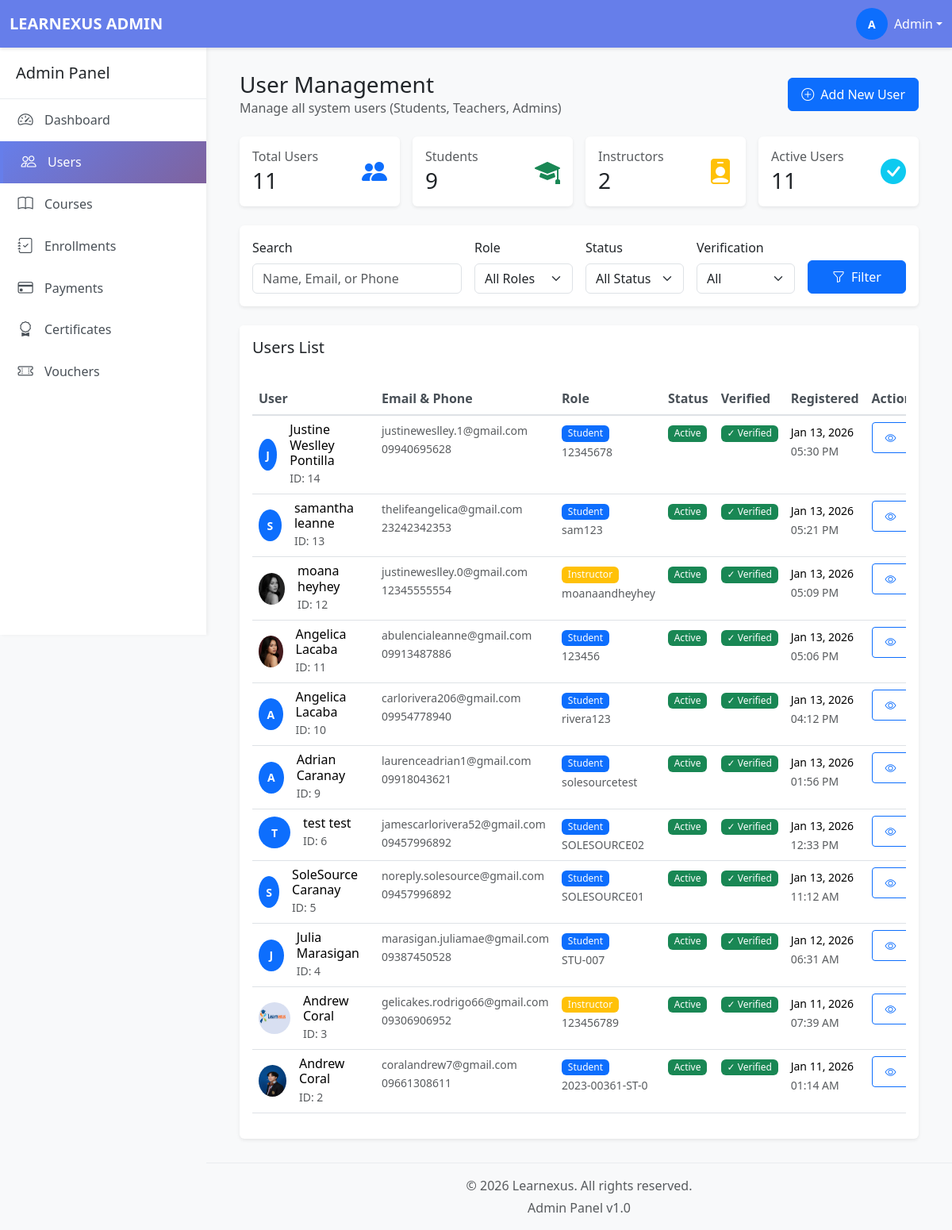
The app's page /admin/users.php (signed in), older data.
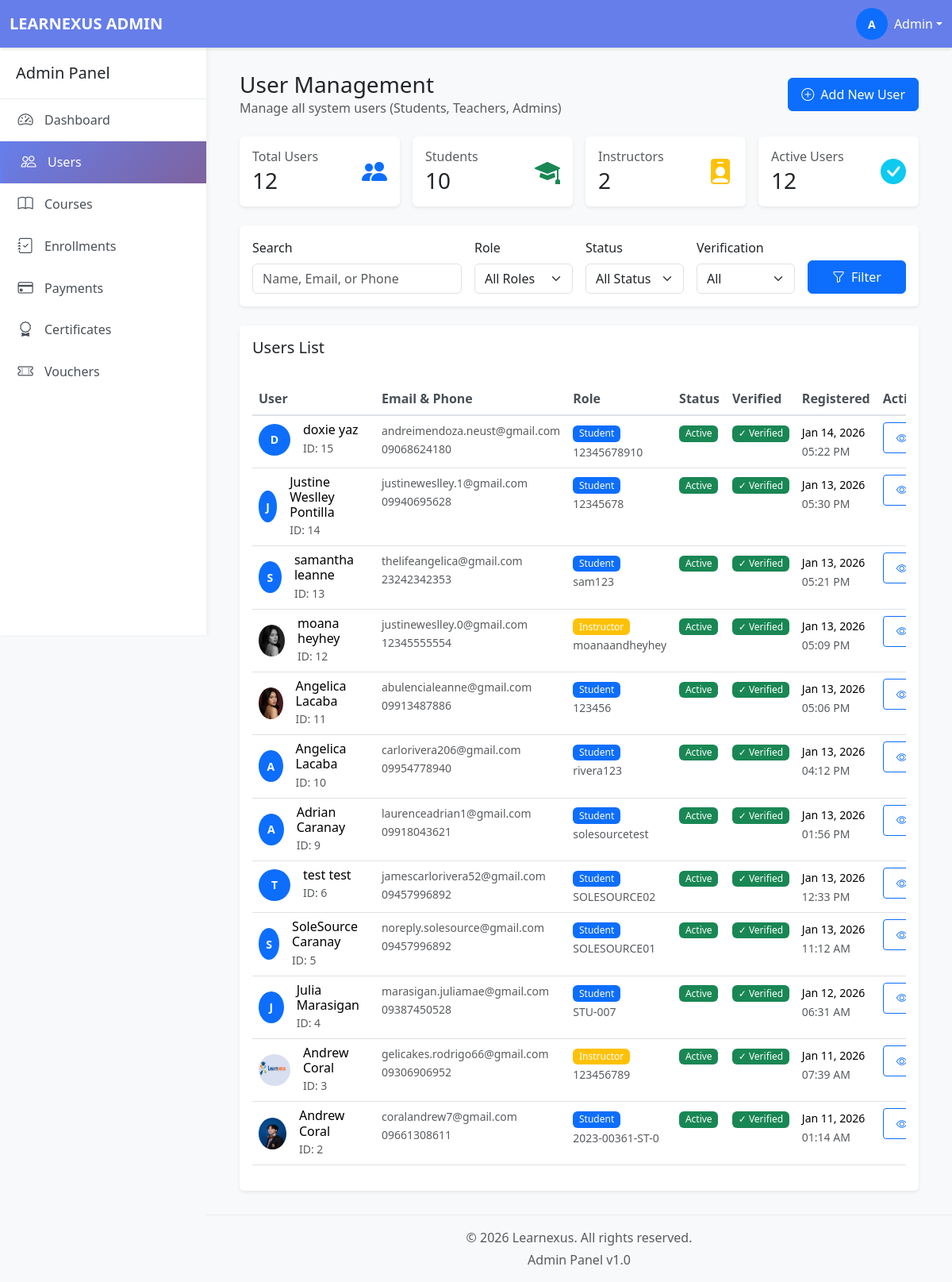
The same page, newer data.
### tables this page shows
CREATE TABLE `users` (
  `userID` int(11) NOT NULL,
  `email` varchar(255) NOT NULL,
  `passwordHash` varchar(255) NOT NULL,
  `firstName` varchar(100) NOT NULL,
  `lastName` varchar(100) NOT NULL,
  `middleInitial` varchar(5) NOT NULL,
  `phone` varchar(20) DEFAULT NULL,
  `avatar` varchar(255) DEFAULT NULL,
  `phoneVerified` tinyint(1) DEFAULT 0,
  `emailVerified` tinyint(1) DEFAULT 0,
  `role` enum('student','instructor','admin') DEFAULT 'student',
  `status` enum('active','inactive','suspended') DEFAULT 'active',
  `createdAt` timestamp NOT NULL DEFAULT current_timestamp(),
  `studentNumber` varchar(50) DEFAULT NULL,
  `teacherNumber` varchar(50) DEFAULT NULL
);

### admin/users.php (the view, shortened to what the rows shown need)
<?php
require_once '../database/db_connect.php';
$limit = 20;
$page = isset($_GET['page']) ? (int)$_GET['page'] : 1;
$offset = ($page - 1) * $limit;
$whereClauses = [];
$params = [];
if (isset($_SESSION['user_id'])) {
    $whereClauses[] = "userID != ?";
    $params[] = $_SESSION['user_id'];
}
$whereSQL = !empty($whereClauses) ? 'WHERE ' . implode(' AND ', $whereClauses) : '';
$sql = "SELECT * FROM users $whereSQL ORDER BY createdAt DESC";
$sql .= " LIMIT " . (int)$limit . " OFFSET " . (int)$offset;
$stmt = $conn->prepare($sql);
if (!empty($params)) {
    $stmt->execute($params);
} else {
    $stmt->execute();
}
$users = $stmt->fetchAll(PDO::FETCH_ASSOC);
include 'includes/header.php';
?>
<div class="main-content">
    <div class="container-fluid">
        <div class="d-flex justify-content-between align-items-center mb-4">
            <div>
                <h1 class="h3 mb-0">User Management</h1>
            </div>
        </div>
        <div class="card border-0 shadow-sm">
            <div class="card-body">
                <?php if (empty($users)): ?>
                    <div class="text-center py-5">
                        <i class="bi bi-people fs-1 text-muted"></i>
                        <h5 class="mt-3">No users found</h5>
                        <p class="text-muted">Try adjusting your search or filter criteria</p>
                    </div>
                <?php else: ?>
                    <div class="table-responsive">
                        <table class="table table-hover">
                            <thead>
                                <tr>
                                    <th>User</th>
                                    <th>Email & Phone</th>
                                    <th>Role</th>
                                    <th>Status</th>
                                    <th>Verified</th>
                                    <th>Registered</th>
                                    <th>Actions</th>
                                </tr>
                            </thead>
                            <tbody>
                                <?php foreach ($users as $user): ?>
                                    <tr>
                                        <td>
                                            <div class="d-flex align-items-center">
                                                <?php if (!empty($user['avatar'])): ?>
                                                    <img src="<?php echo htmlspecialchars($user['avatar']); ?>"
                                                         class="rounded-circle me-3"
                                                         width="40"
                                                         height="40"
                                                         alt="Avatar">
                                                <?php else: ?>
                                                    <div class="avatar-sm bg-primary text-white rounded-circle d-flex align-items-center justify-content-center me-3">
                                                        <?php echo strtoupper(substr($user['firstName'], 0, 1)); ?>
                                                    </div>
                                                <?php endif; ?>
                                                <div>
                                                    <h6 class="mb-0"><?php echo htmlspecialchars($user['firstName'] . ' ' . $user['lastName']); ?></h6>
                                                    <small class="text-muted">ID: <?php echo $user['userID']; ?></small>
                                                </div>
                                            </div>
                                        </td>
                                        <td>
                                            <div>
                                                <small class="text-muted d-block"><?php echo htmlspecialchars($user['email']); ?></small>
                                                <small class="text-muted"><?php echo htmlspecialchars($user['phone'] ?? 'N/A'); ?></small>
                                            </div>
                                        </td>
                                        <td>
                                            <span class="badge bg-<?php
                                                echo $user['role'] === 'admin' ? 'danger' :
                                                    ($user['role'] === 'instructor' ? 'warning' : 'primary');
                                            ?>">
                                                <?php echo ucfirst($user['role']); ?>
                                            </span>
                                            <?php if ($user['role'] === 'student' && !empty($user['studentNumber'])): ?>
                                                <br><small class="text-muted"><?php echo $user['studentNumber']; ?></small>
                                            <?php elseif ($user['role'] === 'instructor' && !empty($user['teacherNumber'])): ?>
                                                <br><small class="text-muted"><?php echo $user['teacherNumber']; ?></small>
                                            <?php endif; ?>
                                        </td>
                                        <td>
                                            <span class="badge bg-<?php
                                                echo $user['status'] === 'active' ? 'success' :
                                                    ($user['status'] === 'suspended' ? 'danger' : 'secondary');
                                            ?>">
                                                <?php echo ucfirst($user['status']); ?>
                                            </span>
                                        </td>
                                        <td>
                                            <?php if ($user['emailVerified'] && $user['phoneVerified']): ?>
                                                <span class="badge bg-success">✓ Verified</span>
                                            <?php else: ?>
                                                <span class="badge bg-warning">
                                                    <?php echo ($user['emailVerified'] ? 'Email✓' : 'Email✗') . ' / ' . ($user['phoneVerified'] ? 'Phone✓' : 'Phone✗'); ?>
                                                </span>
                                            <?php endif; ?>
                                        </td>
                                        <td>
                                            <small><?php echo date('M d, Y', strtotime($user['createdAt'])); ?></small>
                                            <br><small class="text-muted"><?php echo date('h:i A', strtotime($user['createdAt'])); ?></small>
                                        </td>
                                        <td>
                                            <div class="btn-group btn-group-sm">
                                                <a href="user_view.php?id=<?php echo $user['userID']; ?>&return=<?php echo urlencode($_SERVER['REQUEST_URI']); ?>"
                                                   class="btn btn-outline-primary"
                                                   data-bs-toggle="tooltip"
                                                   title="View">
                                                    <i class="bi bi-eye"></i>
                                                </a>
                                            </div>
                                        </td>
                                    </tr>
                                <?php endforeach; ?>
                            </tbody>
                        </table>
                    </div>
                <?php endif; ?>
            </div>
        </div>
    </div>
</div>
<?php include 'includes/footer.php'; ?>

Row changes from the older to the newer data that the page shows:
added users: firstName "D", firstName+lastName "doxie yaz", userID "15", email "andreimendoza.neust@gmail.com", phone "09068624180", role "Student", studentNumber "12345678910", status "Active", emailVerified "✓ Verified", createdAt "Jan 14, 2026", createdAt "05:22 PM"
Text that changed along with them:
$stats['total']: "11" → "12"
$stats['students']: "9" → "10"
$stats['active']: "11" → "12"
